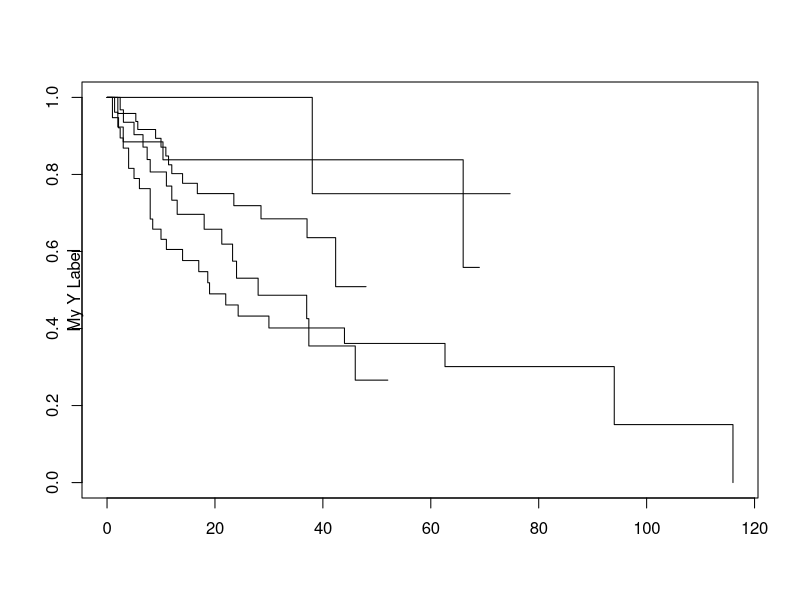
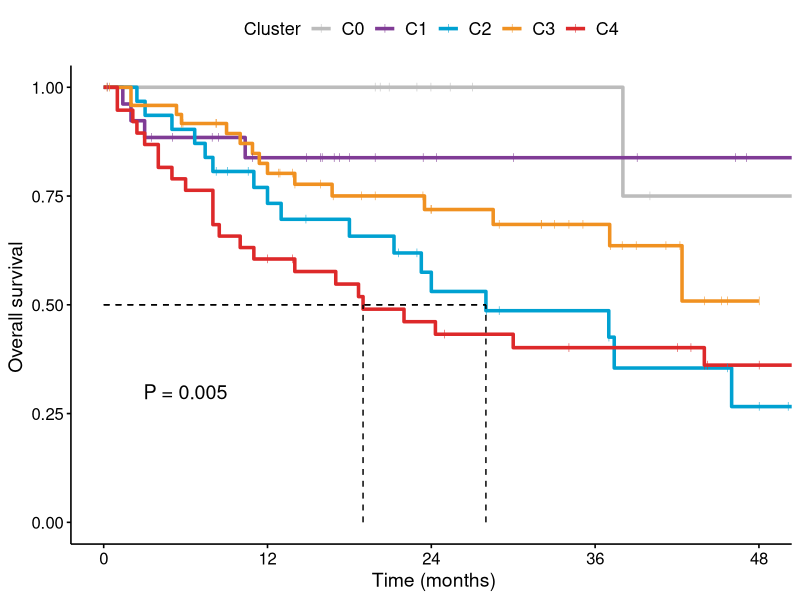
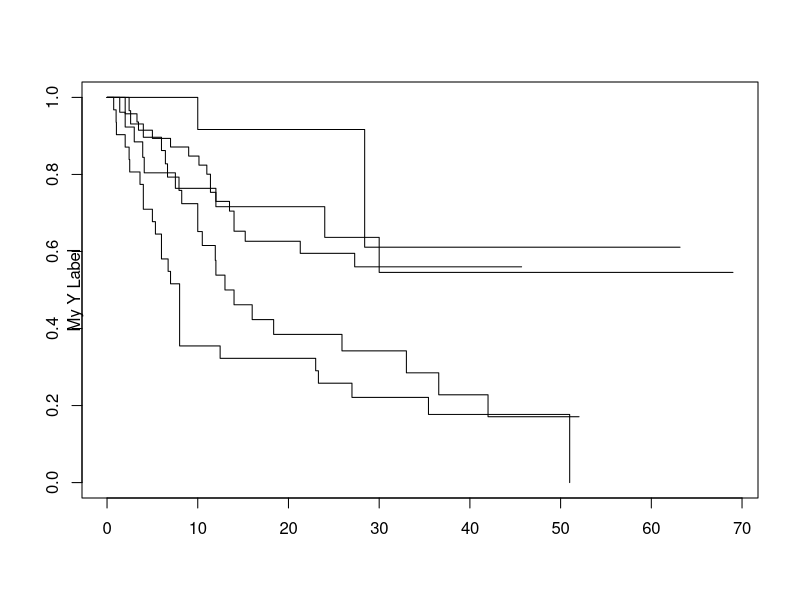
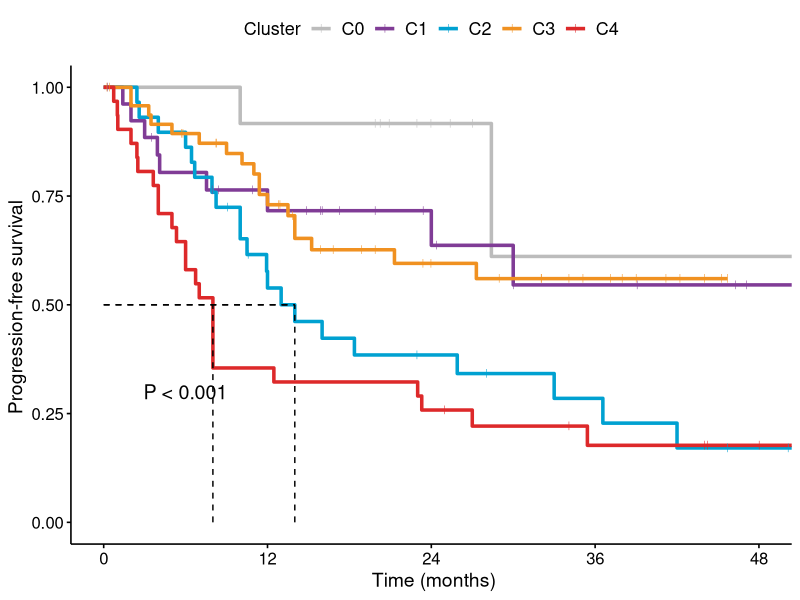

Source code (R) for these figures, in order:
##survival analysis
library("survival")
library("survminer")
library(readxl)

cdata <- read_xlsx("cluster_survival.xlsx")
#OS of all NKTCL patients from different molecular subtyping clusters
fit <- survfit(Surv(OS,dead) ~cluster,data=cdata)
plot(fit)
p2 <- ggsurvplot(fit, data = cdata,
                 surv.median.line = "hv",lwd=1.2, 
                 palette=c("#bcbcbc","#803c96","#00a1d1","#f09121","#dd292a"),
                 legend.labs=c( "C0","C1","C2","C3","C4"), 
                 legend.title="Cluster",
                 ylab="Overall survival ",xlab = " Time (months)", 
                 censor.shape = 124,censor.size = 2,
                 break.x.by = 12,
                 font.legend=13,
                 xlim = c(0,48),
                 font.x=14,
                 font.y=14,
                 risk.table = F,tables.height = 0.23,
                 tables.theme = theme_cleantable(),
                 #ggtheme = theme_bw(),
                 mtext("My Y Label", side = 2, line = -0.1))

survdiff(Surv(OS,dead) ~ cluster, data = cdata)
p2$plot = p2$plot +  ggplot2::annotate("text",x = 6, y = 0.30,
                                       label = paste("P = 0.005"),size=5)  
p2

#PFS of all NKTCL patients from different molecular subtyping clusters
fit <- survfit(Surv(PFS,relapsed) ~cluster,data=cdata)
plot(fit)
p2 <- ggsurvplot(fit, data = cdata,
                 surv.median.line = "hv",lwd=1.2, 
                 palette=c("#bcbcbc","#803c96","#00a1d1","#f09121","#dd292a"),
                 legend.labs=c( "C0","C1","C2","C3","C4"), 
                 legend.title="Cluster",
                 ylab="Progression-free survival ",xlab = " Time (months)", 
                 censor.shape = 124,censor.size = 2,
                 break.x.by = 12,
                 font.legend=13,
                 xlim = c(0,48),
                 font.x=14,
                 font.y=14,
                 risk.table = F,tables.height = 0.23,
                 tables.theme = theme_cleantable(),
                 #ggtheme = theme_bw(),
                 mtext("My Y Label", side = 2, line = -0.1))

survdiff(Surv(PFS,relapsed) ~ cluster, data = cdata)
p2$plot = p2$plot +  ggplot2::annotate("text",x = 6, y = 0.30,
                                       label = paste("P < 0.001"),size=5)  
p2
